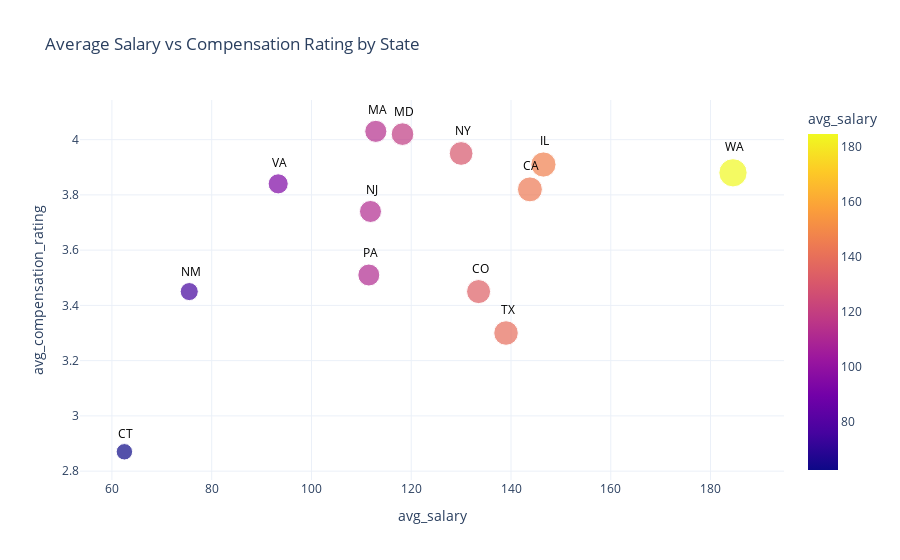

Source (notebook cell):
### Code cell
import pandas as pd
import plotly.express as px
from sqlalchemy import create_engine

engine = create_engine("mysql+pymysql://root:mygrocks@localhost/jobsproject")

# Fetch salary and compensation rating for all jobs
query = """
SELECT
    j.state,
    ROUND(AVG(j.salary/10),2) AS avg_salary,
    ROUND(AVG(r.compensation_benefits),2) AS avg_compensation_rating
FROM job j
JOIN rating r
    ON j.company_ISIN = r.company_ISIN
WHERE j.salary IS NOT NULL
GROUP BY j.state
ORDER BY avg_salary DESC
"""
df = pd.read_sql(query, engine)

# Aggregate per state
state_rating_df = df.copy()
# Scatter plot: salary vs compensation rating
fig = px.scatter(
    state_rating_df,
    x='avg_salary',
    y='avg_compensation_rating',
    size='avg_salary',   # or job_count if you add it later
    color='avg_salary',
     text='state',
    hover_name='state',
    title='Average Salary vs Compensation Rating by State',
    template='plotly_white'
)
fig.update_traces(textposition='top center', textfont=dict(size=12, color='black'))

fig.show()

### Figure 1 — Plotly figure (JSON) as saved in the notebook; plotly's stock layout.template omitted (floating-point values rounded to 4 significant figures)
{"data": [{"hovertemplate": "<b>%{hovertext}</b><br><br>avg_salary=%{marker.color}<br>avg_compensation_rating=%{y}<br>state=%{text}<extra></extra>", "hovertext": [" WA", " IL", " CA", " TX", " CO", " NY", " MD", " MA", " NJ", " PA", " VA", " NM", " CT"], "legendgroup": "", "marker": {"color": [184.5, 146.5, 143.8, 139.0, 133.5, 130.0, 118.2, 112.9, 111.8, 111.5, 93.33, 75.5, 62.5], "coloraxis": "coloraxis", "size": [184.5, 146.5, 143.8, 139.0, 133.5, 130.0, 118.2, 112.9, 111.8, 111.5, 93.33, 75.5, 62.5], "sizemode": "area", "sizeref": 0.4612, "symbol": "circle"}, "mode": "markers+text", "name": "", "orientation": "v", "showlegend": false, "text": [" WA", " IL", " CA", " TX", " CO", " NY", " MD", " MA", " NJ", " PA", " VA", " NM", " CT"], "textfont": {"color": "black", "size": 12}, "textposition": "top center", "type": "scatter", "x": [184.5, 146.5, 143.8, 139.0, 133.5, 130.0, 118.2, 112.9, 111.8, 111.5, 93.33, 75.5, 62.5], "xaxis": "x", "y": [3.88, 3.91, 3.82, 3.3, 3.45, 3.95, 4.02, 4.03, 3.74, 3.51, 3.84, 3.45, 2.87], "yaxis": "y"}], "layout": {"coloraxis": {"colorbar": {"title": {"text": "avg_salary"}}, "colorscale": [[0, "#0d0887"], [0.1111, "#46039f"], [0.2222, "#7201a8"], [0.3333, "#9c179e"], [0.4444, "#bd3786"], [0.5556, "#d8576b"], [0.6667, "#ed7953"], [0.7778, "#fb9f3a"], [0.8889, "#fdca26"], [1, "#f0f921"]]}, "legend": {"itemsizing": "constant", "tracegroupgap": 0}, "title": {"text": "Average Salary vs Compensation Rating by State"}, "xaxis": {"anchor": "y", "domain": [0, 1], "title": {"text": "avg_salary"}}, "yaxis": {"anchor": "x", "domain": [0, 1], "title": {"text": "avg_compensation_rating"}}}}
